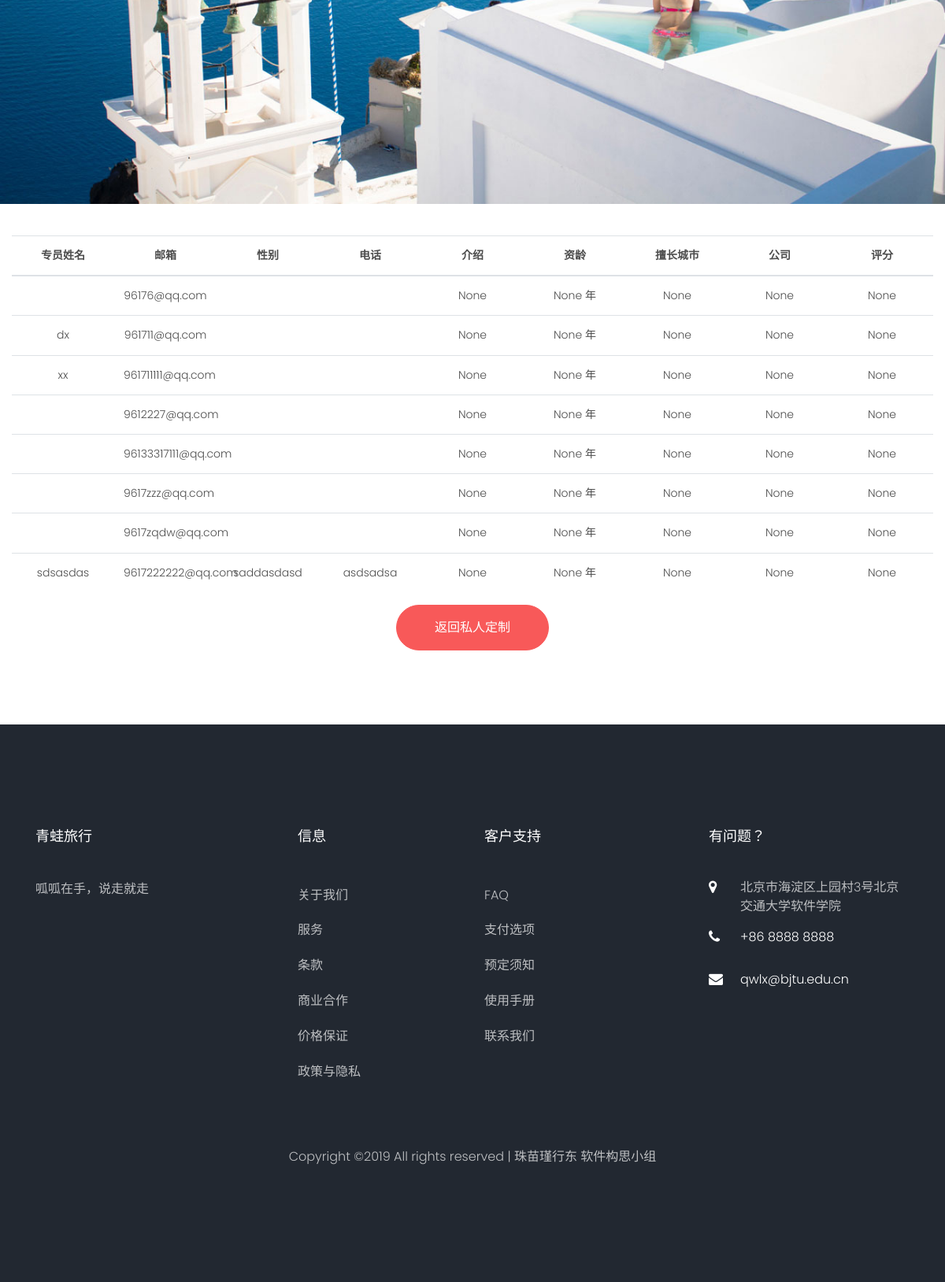
/expertList (lower part), run on an earlier commit of the app's database.
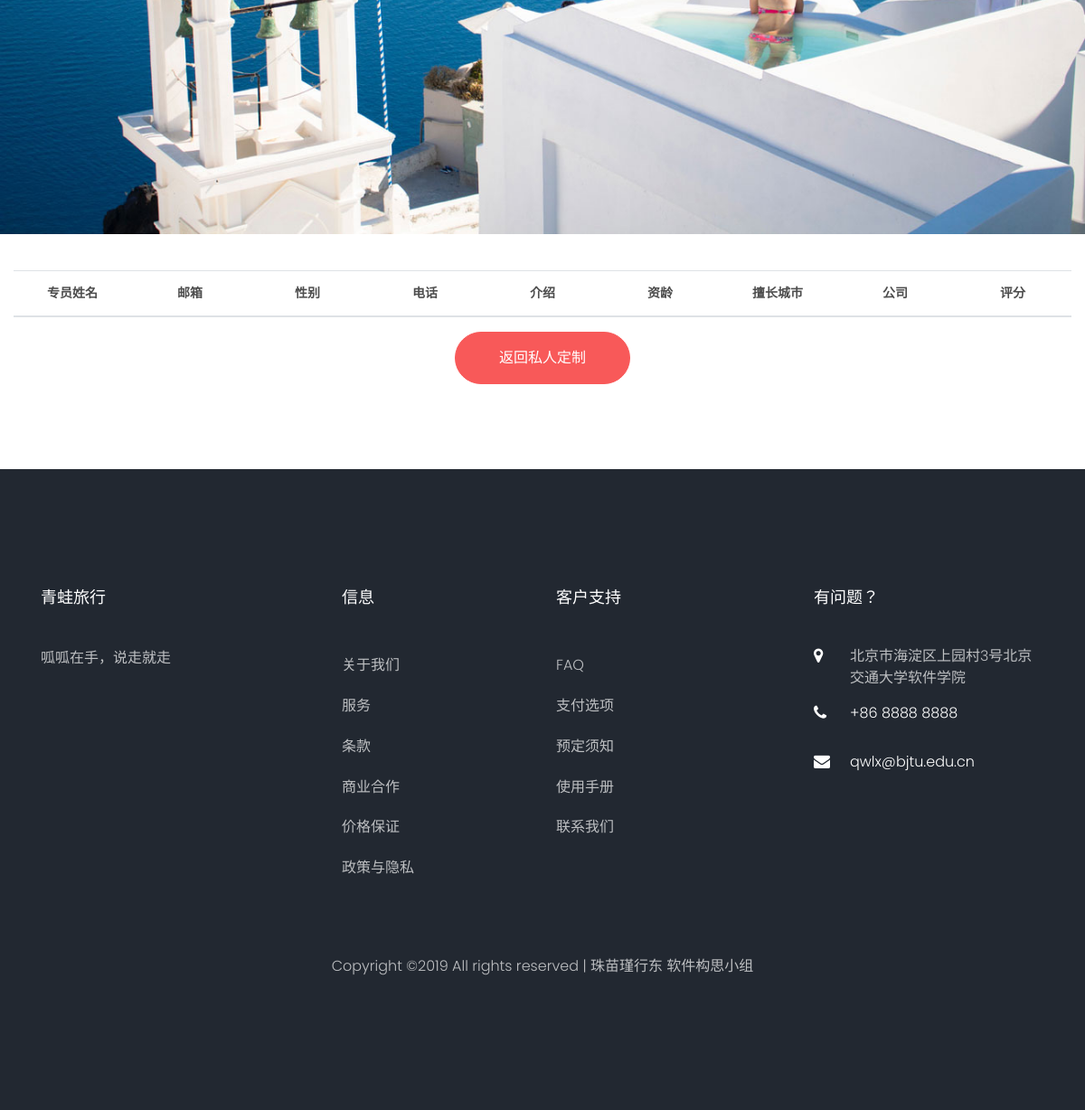
And on a later commit of the database.
### Frog/models.py (models this page shows)
class Expert(models.Model):
    email = models.EmailField(primary_key=True)
    name = models.CharField(max_length=10, null=True)
    gender = models.CharField(max_length=10, null=True)
    telephone = models.CharField(max_length=11, null=True)
    introduction = models.TextField(null=True)
    seniority = models.IntegerField(null=True)
    tag = models.CharField(max_length=10, null=True)
    company = models.CharField(max_length=64, null=True)
    mark = models.FloatField(null=True)

### Frog/views_wjh.py (the view)
def expertList(request):
    experts = models.Expert.objects.all()
    return render(request, '../templates/complete/expertList.html', {'experts': experts})

### templates/complete/expertList.html (shortened to what this page needs)
{% extends "complete/base.html" %}
{% block content %}
    <div class="hero-wrap js-fullheight" style="background-image: url('/static/images/bg_5.jpg');" >
        <div class="container">
            <div class="row no-gutters slider-text js-fullheight align-items-center justify-content-center"
                 data-scrollax-parent="true">
            </div>
        </div>
    </div>
    <section class="ftco-section contact-section ftco-degree-bg" style="padding-top: 40px">
        <div class="container" style="max-width: 1400px;text-align: center">
            <table class="table" style="table-layout: fixed;">
                <thead>
                <tr>
                    <th>专员姓名</th>
                    <th>邮箱</th>
                    <th>性别</th>
                    <th>电话</th>
                    <th>
                        介绍
                    </th>
                    <th>
                        资龄
                    </th>
                    <th>
                        擅长城市
                    </th>
                    <th>
                        公司
                    </th>
                    <th>
                        评分
                    </th>
                </tr>
                </thead>
                <tbody>
                {% for expert in experts %}
                    <tr>
                        <td>{{ expert.name }}</td>
                        <td>{{ expert.email }}</td>
                        <td>{{ expert.gender }}</td>
                        <td>{{ expert.telephone }}</td>
                        <td>{{ expert.introduction }}</td>
                        <td>{{ expert.seniority }} 年</td>
                        <td>{{ expert.tag }}</td>
                        <td>{{ expert.company }}</td>
                        <td>{{ expert.mark }}</td>
                    </tr>
                {% endfor %}
                </tbody>
            </table>
        <input id="change_personal_info" style="margin-bottom: 10px;" onclick="javascript:history.back(-1);" type="submit" value="返回私人定制" class="btn btn-primary py-3 px-5">
        </div>
    </section>
{% endblock %}

### templates/complete/base.html (shortened to what this page needs)
<!DOCTYPE html>
<html lang="en">
  <head>
    <link rel="stylesheet" href="/static/css/open-iconic-bootstrap.min.css">
    <link rel="stylesheet" href="/static/css/animate.css">
    <link rel="stylesheet" href="/static/css/owl.carousel.min.css">
    <link rel="stylesheet" href="/static/css/owl.theme.default.min.css">
    <link rel="stylesheet" href="/static/css/magnific-popup.css">
    <link rel="stylesheet" href="/static/css/aos.css">
    <link rel="stylesheet" href="/static/css/ionicons.min.css">
    <link rel="stylesheet" href="/static/css/bootstrap-datepicker.css">
    <link rel="stylesheet" href="/static/css/jquery.timepicker.css">
    <link rel="stylesheet" href="/static/css/flaticon.css">
    <link rel="stylesheet" href="/static/css/icomoon.css">
		<link rel="stylesheet" href="/static/css/style.css">
  </head>
  <body>
		{% block content %}
    {% endblock %}
    <footer class="ftco-footer ftco-bg-dark ftco-section">
      <div class="container">
        <div class="row mb-5">
          <div class="col-md">
            <div class="ftco-footer-widget mb-4">
              <h2 class="ftco-heading-2">青蛙旅行</h2>
              <p>呱呱在手，说走就走</p>
              <ul class="ftco-footer-social list-unstyled float-md-left float-lft mt-5">
              </ul>
            </div>
          </div>
          <div class="col-md">
            <div class="ftco-footer-widget mb-4 ml-md-5">
              <h2 class="ftco-heading-2">信息</h2>
              <ul class="list-unstyled">
                <li><a href="#" class="py-2 d-block">关于我们</a></li>
                <li><a href="#" class="py-2 d-block">服务</a></li>
                <li><a href="#" class="py-2 d-block">条款</a></li>
                <li><a href="#" class="py-2 d-block">商业合作</a></li>
                <li><a href="#" class="py-2 d-block">价格保证</a></li>
                <li><a href="#" class="py-2 d-block">政策与隐私</a></li>
              </ul>
            </div>
          </div>
          <div class="col-md">
             <div class="ftco-footer-widget mb-4">
              <h2 class="ftco-heading-2">客户支持</h2>
              <ul class="list-unstyled">
                <li><a href="#" class="py-2 d-block">FAQ</a></li>
                <li><a href="#" class="py-2 d-block">支付选项</a></li>
                <li><a href="#" class="py-2 d-block">预定须知</a></li>
                <li><a href="#" class="py-2 d-block">使用手册</a></li>
                <li><a href="#" class="py-2 d-block">联系我们</a></li>
              </ul>
            </div>
          </div>
          <div class="col-md">
            <div class="ftco-footer-widget mb-4">
            	<h2 class="ftco-heading-2">有问题？</h2>
            	<div class="block-23 mb-3">
	              <ul>
	                <li><span class="icon icon-map-marker"></span><span class="text">北京市海淀区上园村3号北京交通大学软件学院</span></li>
	                <li><a href="#"><span class="icon icon-phone"></span><span class="text">+86 8888 8888</span></a></li>
	                <li><a href="#"><span class="icon icon-envelope"></span><span class="text">qwlx@bjtu.edu.cn</span></a></li>
	              </ul>
	            </div>
            </div>
          </div>
        </div>
        <div class="row">
          <div class="col-md-12 text-center">
            <p>
  Copyright &copy;<script>document.write(new Date().getFullYear());</script> All rights reserved | 珠苗瑾行东 软件构思小组</a>
  </p>
          </div>
        </div>
      </div>
    </footer>
  </body>
</html>

### static/css/icomoon.css (style rules this page uses)
[class^="icon-"], [class*=" icon-"] { font-family: 'icomoon' !important; speak: none; font-style: normal; font-weight: normal; font-variant: normal; text-transform: none; line-height: 1; -webkit-font-smoothing: antialiased; -moz-osx-font-smoothing: grayscale; }
.icon-map-marker:before { content: "\f041"; }
.icon-phone:before { content: "\f095"; }
.icon-envelope:before { content: "\f0e0"; }

What changed in the data, as far as the page shows it:
removed Expert: email "96176@qq.com", introduction "None", seniority "None", tag "None", company "None", mark "None"
removed Expert: name "dx", email "961711@qq.com", introduction "None", seniority "None", tag "None", company "None", mark "None"
removed Expert: name "xx", email "961711111@qq.com", introduction "None", seniority "None", tag "None", company "None", mark "None"
removed Expert: email "9612227@qq.com", introduction "None", seniority "None", tag "None", company "None", mark "None"
removed Expert: email "96133317111@qq.com", introduction "None", seniority "None", tag "None", company "None", mark "None"
removed Expert: email "9617zzz@qq.com", introduction "None", seniority "None", tag "None", company "None", mark "None"
removed Expert: email "9617zqdw@qq.com", introduction "None", seniority "None", tag "None", company "None", mark "None"
removed Expert: name "sdsasdas", email "9617222222@qq.com", gender "saddasdasd", telephone "asdsadsa", introduction "None", seniority "None", tag "None", company "None", mark "None"
